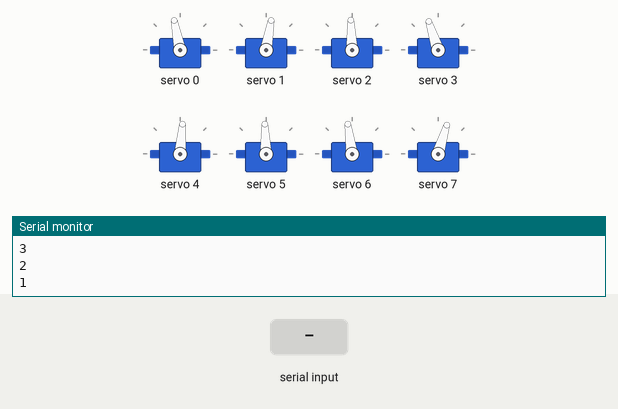
This sketch was run on a simulated ESP32. On the bench: 8 × servo, the last lines printed to the serial monitor. The test bench sets the inputs (shaded band).

Above: at 12.2 s.
12.3 s: "2" received over Serial
At 13.62 s:
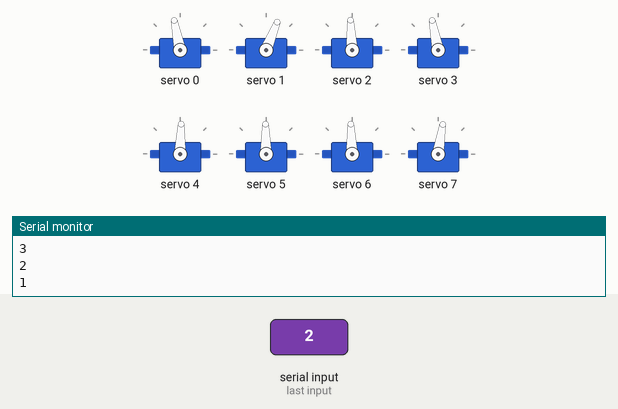
15.3 s: "1" received over Serial
18.3 s: "0" received over Serial
At 19.0 s:
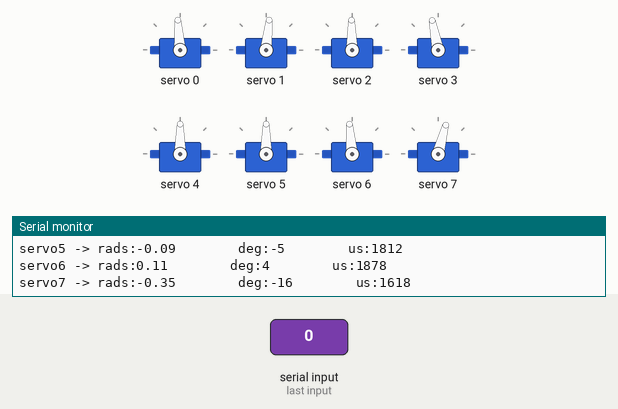
Timing chart, 0 to 21.3 s (numbered marks = the images above; inputs shaded):
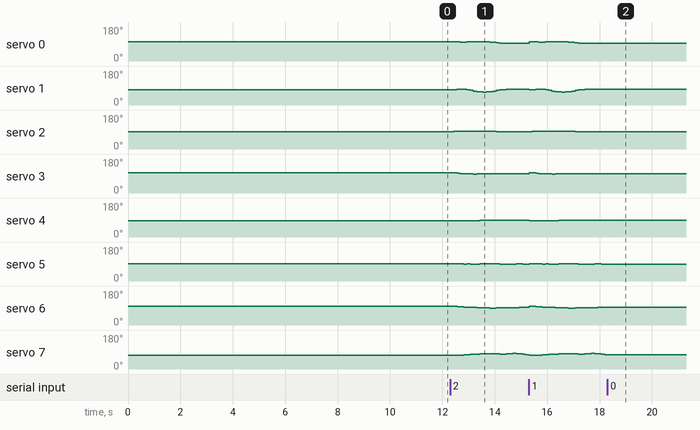

Measured:
- after the input at 12.3 s, servo 0: 101° → 100° after 0.38 s, → 101° 0.25 s later, → 99° 0.88 s later, → 98° 0.13 s later, … (11 changes in this stretch); servo 1: 80° → 82° after 0.13 s, → 84° 0.13 s later, → 81° 0.38 s later, → 77° 0.12 s later, … (16 changes in this stretch)
- after the input at 18.3 s, servo 0: stops changing and stays 94°; servo 1: stops changing and stays 84°; servo 2: stops changing and stays 91°; servo 3: stops changing and stays 101°; servo 4, servo 5: stops changing and stays 90°

The sketch:

2D_SS_lift_38.ino
```cpp
// HOW TO:
// ------------------------------
// Serial input = 2 -> Steps through gait sequence once and stops at the end.
// Serial input = 1 -> Steps through gait sequence in a loop.
// Serial input = 0 -> Stops infinite loop at the node where it is at that moment

//Gait template
#include <Wire.h>
#include <Adafruit_PWMServoDriver.h>

Adafruit_PWMServoDriver pca9685 = Adafruit_PWMServoDriver();

#define SERVO_FREQ 300
#define SER0 0 //Hip 1
#define SER1 1 //Knee 1
#define SER2 2 //Hip 2
#define SER3 3 //Knee 2
#define SER4 4 //Hip 3
#define SER5 5 //Knee 3
#define SER6 6 //Hip 4
#define SER7 7 //Knee 4

// Insert servo angles here:
// For 3D gaits, these angles are obtained from linearisation.py
// For 2D gaits, these angles are obtained from 2D_trajectory_reader.py
float SS_servo0[] = {-0.20193226, -0.18659271, -0.17490129, -0.16861754, -0.16818138, -0.17836474, -0.19102837, -0.20154076, -0.20683   , -0.20770593, -0.19787344, -0.17785093, -0.15053834, -0.11806042, -0.08068574, -0.04139863, -0.01977413, -0.01203613, -0.00768659, -0.01016901, -0.01441599, -0.01756397, -0.01672255, -0.01866773, -0.02075454, -0.02689397, -0.03442317, -0.04481344, -0.05347602, -0.06257934, -0.07099283, -0.08071107, -0.08956907, -0.0969089 , -0.10234365, -0.10431321, -0.09773237, -0.08030669, -0.06497931, -0.06615938, -0.06733946, -0.06764717, -0.06701161, -0.06637605, -0.06574049, -0.06510494, -0.06446938, -0.06383382, -0.06319826, -0.0625627 , -0.0679282 , -0.07474588, -0.08156355, -0.08838123, -0.0951989 , -0.10201658, -0.11117589, -0.12633891, -0.14530523, -0.15765997, -0.16055629, -0.15791864, -0.15128637, -0.14349016, -0.13497442, -0.13021014, -0.12934883, -0.13233882, -0.1358973 , -0.13849374, -0.140267  , -0.14639596, -0.1592465 , -0.17755158, -0.20505798};
float SS_servo1[] = {0.18309215, 0.14118454, 0.10152252, 0.08850125, 0.10285235, 0.16536878, 0.24632334, 0.3215102 , 0.38503941, 0.43869196, 0.46189531, 0.44646768, 0.41145074, 0.35336957, 0.27129071, 0.18980122, 0.13831998, 0.11545977, 0.10007794, 0.09977437, 0.10047764, 0.09894692, 0.09154778, 0.09011911, 0.08904164, 0.09801227, 0.10931523, 0.12353671, 0.13625107, 0.14912106, 0.16113166, 0.17222014, 0.18289886, 0.19309745, 0.20010495, 0.1980739 , 0.17969121, 0.13649863, 0.09863035, 0.09465835, 0.09068634, 0.0858618 , 0.08011544, 0.07436907, 0.0686227 , 0.06287634, 0.05712997, 0.05138361, 0.04563724, 0.03989087, 0.04672634, 0.05660645, 0.06648656, 0.07636667, 0.08624678, 0.09612689, 0.11101538, 0.13868224, 0.1727763 , 0.19467326, 0.19338225, 0.18044233, 0.16207269, 0.14259274, 0.12165909, 0.10766948, 0.10133235, 0.10263869, 0.10372386, 0.10205752, 0.10158196, 0.10681   , 0.12449613, 0.15219906, 0.19305819};
float SS_servo2[] = {-0.07648021, -0.06517784, -0.04761   , -0.03178783, -0.02270306, -0.0235229 , -0.02530862, -0.02986078, -0.03866158, -0.04616944, -0.04790458, -0.05413646, -0.0563343 , -0.06136698, -0.07393267, -0.08253424, -0.0894685 , -0.09089564, -0.09092066, -0.08811863, -0.08684005, -0.08745495, -0.09242942, -0.09610782, -0.09969507, -0.10067437, -0.10131329, -0.10260992, -0.10547644, -0.10830384, -0.11236447, -0.11541298, -0.11828815, -0.12104505, -0.12327869, -0.12626401, -0.13027294, -0.14765289, -0.17232108, -0.19924197, -0.22616286, -0.24036253, -0.24080699, -0.24125146, -0.24169592, -0.24214039, -0.24258486, -0.24302932, -0.24347379, -0.24391825, -0.22316459, -0.19728124, -0.17139789, -0.14551454, -0.11963119, -0.09374783, -0.06334172, -0.02669817,  0.00909619,  0.03801637,  0.04511971,  0.0461759 ,  0.04358345,  0.04225679,  0.03971433,  0.03709217,  0.03517393,  0.03333038,  0.02895036,  0.0191764 ,  0.0059187 , -0.00950994, -0.02771219, -0.04954002, -0.07684068};
float SS_servo3[] = {0.26600654, 0.23169353, 0.17956334, 0.13436623, 0.10370301, 0.09376884, 0.08745199, 0.08582415, 0.09249373, 0.09808077, 0.09509124, 0.09784411, 0.09633152, 0.09747857, 0.11472732, 0.13079223, 0.1373737 , 0.13318627, 0.12673996, 0.1157392 , 0.10526196, 0.09858471, 0.10296601, 0.10506964, 0.10705241, 0.10557691, 0.10292074, 0.09869994, 0.09963519, 0.09974918, 0.10290642, 0.10046347, 0.09898561, 0.09987915, 0.10037306, 0.1003659 , 0.10339014, 0.13966095, 0.21002574, 0.29674068, 0.38345561, 0.44087877, 0.46662934, 0.49237991, 0.51813048, 0.54388105, 0.56963162, 0.59538219, 0.62113276, 0.64688333, 0.61808978, 0.57609722, 0.53410466, 0.4921121 , 0.45011954, 0.40812698, 0.35190887, 0.27419496, 0.19627265, 0.13402233, 0.11233011, 0.10247333, 0.10267262, 0.10156479, 0.1029455 , 0.10390219, 0.10319073, 0.10220931, 0.10496526, 0.11787481, 0.14079874, 0.16507617, 0.19392164, 0.2292336 , 0.27045754};
float SS_servo4[] = {0.2257368 , 0.21032927, 0.19668597, 0.18645551, 0.17880132, 0.17417356, 0.16807573, 0.16242449, 0.15779768, 0.15359533, 0.15154103, 0.15339748, 0.15558049, 0.15275365, 0.14130149, 0.13216065, 0.12182878, 0.11713537, 0.11487291, 0.11751189, 0.11936979, 0.11605073, 0.10852997, 0.10350266, 0.09865566, 0.09896782, 0.09892512, 0.09445391, 0.0938147 , 0.09480342, 0.10450042, 0.1125625 , 0.11662046, 0.11626701, 0.11249527, 0.10564486, 0.09659571, 0.08405731, 0.07539151, 0.07406362, 0.07273573, 0.06955983, 0.06438573, 0.05921162, 0.05403751, 0.0488634 , 0.04368929, 0.03851518, 0.03334107, 0.02816696, 0.02662156, 0.02595427, 0.02528697, 0.02461967, 0.02395237, 0.02328507, 0.024831  , 0.02516167, 0.02083493, 0.01553983, 0.0147284 , 0.01896298, 0.04193431, 0.07757965, 0.11682992, 0.15139797, 0.17867508, 0.19683358, 0.20643091, 0.21025269, 0.2098778 , 0.208721  , 0.20724997, 0.21284526, 0.22920115};
float SS_servo5[] = {-0.14458504, -0.1248184 , -0.11356649, -0.10593211, -0.1026745 , -0.10493735, -0.10258516, -0.10204465, -0.10388854, -0.1050262 , -0.10736669, -0.12096254, -0.13127831, -0.13456735, -0.1196625 , -0.10260038, -0.08918421, -0.08679   , -0.08872746, -0.09939865, -0.11101134, -0.11222249, -0.10266702, -0.0978967 , -0.09342745, -0.09757249, -0.10145997, -0.0992435 , -0.10281991, -0.11042028, -0.13506837, -0.15995471, -0.17540668, -0.17934584, -0.17570561, -0.16785276, -0.15457029, -0.13705715, -0.12631845, -0.12997996, -0.13364147, -0.13263887, -0.12659305, -0.12054724, -0.11450142, -0.10845561, -0.10240979, -0.09636398, -0.09031816, -0.08427235, -0.08514564, -0.08769328, -0.09024091, -0.09278855, -0.09533619, -0.09788382, -0.10462863, -0.10823034, -0.10361189, -0.09588837, -0.10139558, -0.11767603, -0.1696412 , -0.24613805, -0.32882916, -0.39115111, -0.42352692, -0.42049588, -0.38619751, -0.33214484, -0.26051238, -0.19191979, -0.12650318, -0.10265934, -0.14780862};
float SS_servo6[] = { 0.12969466,  0.1233174 ,  0.1103221 ,  0.09503057,  0.07912481,  0.06166889,  0.04526556,  0.02926828,  0.01391968, -0.00080708, -0.01459428, -0.02963842, -0.03867214, -0.04218731, -0.02830904, -0.01277574, -0.00171813,  0.00046605,  0.00175643,  0.0012447 ,  0.00437995,  0.01935153,  0.05073942,  0.08079034,  0.11071583,  0.13705291,  0.16089976,  0.17326362,  0.1751772 ,  0.16823172,  0.15506183,  0.13539311,  0.1278893 ,  0.12543112,  0.12355285,  0.12030971,  0.11864499,  0.11651877,  0.10919568,  0.09931584,  0.089436  ,  0.08304739,  0.08043376,  0.07782013,  0.0752065 ,  0.07259288,  0.06997925,  0.06736562,  0.06475199,  0.06213836,  0.06281871,  0.06429616,  0.06577361,  0.06725106,  0.0687285 ,  0.07020595,  0.07132643,  0.07579964,  0.08109395,  0.08547306,  0.08647102,  0.08366304,  0.0745233 ,  0.06164917,  0.05338863,  0.04857705,  0.04604499,  0.04397272,  0.03986638,  0.03765519,  0.04326907,  0.05033633,  0.06967989,  0.09887854,  0.12850023};
float SS_servo7[] = {-0.33204868, -0.33039447, -0.32027586, -0.30219468, -0.2820198 , -0.25810057, -0.23466399, -0.21297121, -0.19293215, -0.17258994, -0.15101492, -0.13031281, -0.11791564, -0.11987524, -0.15435172, -0.17823397, -0.20198853, -0.16758205, -0.13417638, -0.10278857, -0.11420049, -0.15261725, -0.22235782, -0.28463343, -0.34628533, -0.39009213, -0.42508197, -0.42150398, -0.37761192, -0.30406239, -0.21829465, -0.11757297, -0.10076034, -0.10047888, -0.10070302, -0.10015555, -0.10184948, -0.1053981 , -0.09736658, -0.0836284 , -0.06989022, -0.06235719, -0.06153366, -0.06071014, -0.05988661, -0.05906309, -0.05823956, -0.05741603, -0.05659251, -0.05576898, -0.0611797 , -0.06809903, -0.07501835, -0.08193768, -0.08885701, -0.09577634, -0.1016793 , -0.11367814, -0.12855086, -0.14042828, -0.14956505, -0.151545  , -0.13805551, -0.11577201, -0.10279556, -0.09744837, -0.09693803, -0.09748791, -0.09529375, -0.09777213, -0.11323338, -0.13474965, -0.18228409, -0.25089325, -0.32581475};

int node=0;
int first=0;
int input=0;
int end_time=0;
int time_step=120000;
int steps = sizeof(SS_servo0)/sizeof(SS_servo0[0]);
int one_print = 0;

// -------------------Joint configurations-------------------
int servo0=0;
int servo0_deg=0;
int servo1=0;
int servo1_deg=0;
int servo2=0;
int servo2_deg=0;
int servo3=0;
int servo3_deg=0;
int servo4=0;
int servo4_deg=0;
int servo5=0;
int servo5_deg=0;
int servo6=0;
int servo6_deg=0;
int servo7=0;
int servo7_deg=0;

void setup() {
  Serial.begin(115200);
  pca9685.begin();

  pca9685.setOscillatorFrequency(27000000); //Value between 24MHz and 27MHz, tuned for this setup
  pca9685.setPWMFreq(SERVO_FREQ);
  delay (1000);

  servo0_deg=SS_servo0[0]/3.14159265*180;
  servo0=map(servo0_deg,-38,90,2200,1030);
  servo1_deg=SS_servo1[0]/3.14159265*180;
  servo1=map(servo1_deg,-90,90,2600,950);
  servo2_deg=SS_servo2[0]/3.14159265*180;
  servo2=map(servo2_deg,-38,90,1510,2730);
  servo3_deg=SS_servo3[0]/3.14159265*180;
  servo3=map(servo3_deg,-90,90,1100,2700);
  servo4_deg=SS_servo4[0]/3.14159265*180;
  servo4=map(servo4_deg,-90,38,2700,1500);
  servo5_deg=SS_servo5[0]/3.14159265*180;
  servo5=map(servo5_deg,-90,90,2600,930);
  servo6_deg=SS_servo6[0]/3.14159265*180;
  servo6=map(servo6_deg,-90,38,850,2250);
  servo7_deg=SS_servo7[0]/3.14159265*180;
  servo7=map(servo7_deg,-90,90,920,2620);

  pca9685.setPWM(SER0,0,servo0);
  pca9685.setPWM(SER1,0,servo1);
  pca9685.setPWM(SER2,0,servo2);
  pca9685.setPWM(SER3,0,servo3);
  pca9685.setPWM(SER4,0,servo4);
  pca9685.setPWM(SER5,0,servo5);
  pca9685.setPWM(SER6,0,servo6);
  pca9685.setPWM(SER7,0,servo7);

  Serial.print("Node:");
  Serial.println(node);
  Serial.print("servo0 -> rads:");
  Serial.print(SS_servo0[node]);
  Serial.print("        deg:");
  Serial.print(servo0_deg);
  Serial.print("        us:");
  Serial.println(servo0);
  Serial.print("servo1 -> rads:");
  Serial.print(SS_servo1[node]);
  Serial.print("        deg:");
  Serial.print(servo1_deg);
  Serial.print("        us:");
  Serial.println(servo1);
  Serial.print("servo2 -> rads:");
  Serial.print(SS_servo2[node]);
  Serial.print("        deg:");
  Serial.print(servo2_deg);
  Serial.print("        us:");
  Serial.println(servo2);
  Serial.print("servo3 -> rads:");
  Serial.print(SS_servo3[node]);
  Serial.print("        deg:");
  Serial.print(servo3_deg);
  Serial.print("        us:");
  Serial.println(servo3);
  Serial.print("servo4 -> rads:");
  Serial.print(SS_servo4[node]);
  Serial.print("        deg:");
  Serial.print(servo4_deg);
  Serial.print("        us:");
  Serial.println(servo4);
  Serial.print("servo5 -> rads:");
  Serial.print(SS_servo5[node]);
  Serial.print("        deg:");
  Serial.print(servo5_deg);
  Serial.print("        us:");
  Serial.println(servo5);
  Serial.print("servo6 -> rads:");
  Serial.print(SS_servo6[node]);
  Serial.print("        deg:");
  Serial.print(servo6_deg);
  Serial.print("        us:");
  Serial.println(servo6);
  Serial.print("servo7 -> rads:");
  Serial.print(SS_servo7[node]);
  Serial.print("        deg:");
  Serial.print(servo7_deg);
  Serial.print("        us:");
  Serial.println(servo7);

  Serial.println("10");
  delay(1000);
  Serial.println("9");
  delay(1000);
  Serial.println("8");
  delay(1000);
  Serial.println("7");
  delay(1000);
  Serial.println("6");
  delay(1000);
  Serial.println("5");
  delay(1000);
  Serial.println("4");
  delay(1000);
  Serial.println("3");
  delay(1000);
  Serial.println("2");
  delay(1000);
  Serial.println("1");
  delay(1000);

}

void loop()
{
  if(Serial.available()>0)
  {
    first=Serial.read();
    if(first=='2')
    {
      input=2;
      node=0;
      one_print=1;
    }
    if(first=='1')
    {
      input=1;
      node=0;
      one_print=1;
    }
    if(first=='0')
    {
      input=0;
    }
  }
  if(input==1 or input==2)
  {
      if(esp_timer_get_time()>=end_time)
      {
        servo0_deg=SS_servo0[node]/3.14159265*180;
        servo0=map(servo0_deg,-38,90,2200,1030);
        servo1_deg=SS_servo1[node]/3.14159265*180;
        servo1=map(servo1_deg,-90,90,2600,950);
        servo2_deg=SS_servo2[node]/3.14159265*180;
        servo2=map(servo2_deg,-38,90,1510,2730);
        servo3_deg=SS_servo3[node]/3.14159265*180;
        servo3=map(servo3_deg,-90,90,1100,2700);
        servo4_deg=SS_servo4[node]/3.14159265*180;
        servo4=map(servo4_deg,-90,38,2700,1500);
        servo5_deg=SS_servo5[node]/3.14159265*180;
        servo5=map(servo5_deg,-90,90,2600,930);
        servo6_deg=SS_servo6[node]/3.14159265*180;
        servo6=map(servo6_deg,-90,38,850,2250);
        servo7_deg=SS_servo7[node]/3.14159265*180;
        servo7=map(servo7_deg,-90,90,920,2620);

        pca9685.setPWM(SER0,0,servo0);
        pca9685.setPWM(SER1,0,servo1);
        pca9685.setPWM(SER2,0,servo2);
        pca9685.setPWM(SER3,0,servo3);
        pca9685.setPWM(SER4,0,servo4);
        pca9685.setPWM(SER5,0,servo5);
        pca9685.setPWM(SER6,0,servo6);
        pca9685.setPWM(SER7,0,servo7);

        node+=1;
        if(node>=steps and input==1)
        {
          Serial.print("Input:");
          Serial.println(input);
          node=0;
        }
        if(node>=steps and input==2)
        {
          Serial.print("Input:");
          Serial.println(input);
          input=0;
        }
         end_time=esp_timer_get_time()+time_step;
      }
   }

  if(input == 0)
  {
        pca9685.setPWM(SER0,0,servo0);
        pca9685.setPWM(SER1,0,servo1);
        pca9685.setPWM(SER2,0,servo2);
        pca9685.setPWM(SER3,0,servo3);
        pca9685.setPWM(SER4,0,servo4);
        pca9685.setPWM(SER5,0,servo5);
        pca9685.setPWM(SER6,0,servo6);
        pca9685.setPWM(SER7,0,servo7);

        if(one_print==1)
        {
          Serial.print("Input:");
          Serial.println(input);
          Serial.print("Node:");
          Serial.println(node);
          Serial.print("servo0 -> rads:");
          Serial.print(SS_servo0[node]);
          Serial.print("        deg:");
          Serial.print(servo0_deg);
          Serial.print("        us:");
          Serial.println(servo0);
          Serial.print("servo1 -> rads:");
          Serial.print(SS_servo1[node]);
          Serial.print("        deg:");
          Serial.print(servo1_deg);
          Serial.print("        us:");
          Serial.println(servo1);
          Serial.print("servo2 -> rads:");
          Serial.print(SS_servo2[node]);
          Serial.print("        deg:");
          Serial.print(servo2_deg);
          Serial.print("        us:");
          Serial.println(servo2);
          Serial.print("servo3 -> rads:");
          Serial.print(SS_servo3[node]);
          Serial.print("        deg:");
          Serial.print(servo3_deg);
          Serial.print("        us:");
          Serial.println(servo3);
          Serial.print("servo4 -> rads:");
          Serial.print(SS_servo4[node]);
          Serial.print("        deg:");
          Serial.print(servo4_deg);
          Serial.print("        us:");
          Serial.println(servo4);
          Serial.print("servo5 -> rads:");
          Serial.print(SS_servo5[node]);
          Serial.print("        deg:");
          Serial.print(servo5_deg);
          Serial.print("        us:");
          Serial.println(servo5);
          Serial.print("servo6 -> rads:");
          Serial.print(SS_servo6[node]);
          Serial.print("        deg:");
          Serial.print(servo6_deg);
          Serial.print("        us:");
          Serial.println(servo6);
          Serial.print("servo7 -> rads:");
          Serial.print(SS_servo7[node]);
          Serial.print("        deg:");
          Serial.print(servo7_deg);
          Serial.print("        us:");
          Serial.println(servo7);
          one_print=0;
        }

  }
}
```
